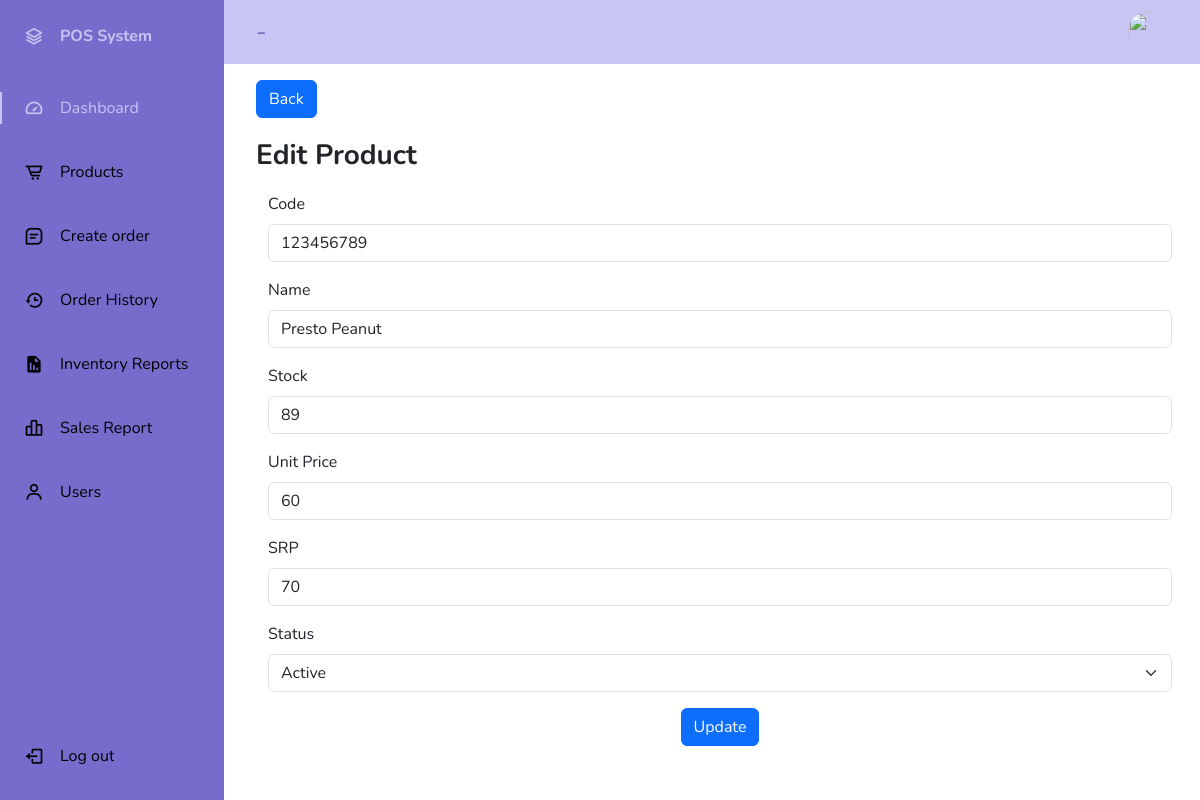
/Admin/products/editProduct.php?ID=2, run on the app's committed database.
### tables this page shows
CREATE TABLE `products` (
  `ID` int(11) NOT NULL,
  `Code` bigint(100) NOT NULL,
  `Name` varchar(100) NOT NULL,
  `Stock` int(11) NOT NULL,
  `SRP` int(11) NOT NULL,
  `MarkupPrice` int(11) NOT NULL,
  `SoldQty` int(11) NOT NULL,
  `LossQty` int(11) NOT NULL,
  `ReturnQty` int(11) NOT NULL,
  `Status` varchar(100) NOT NULL,
  `Archive` varchar(100) NOT NULL
);

### Admin/products/editProduct.php (the view, shortened to what this page needs)
<?php
include "../includes/dbconn.php";
$ID = $_GET['ID'];
$sql = "SELECT * FROM `products` WHERE `ID` = '{$ID}'";
$result = mysqli_query($conn, $sql);
$row = $result->fetch_assoc();
$Code = $row['Code'];
$Name = $row['Name'];
$Stock = $row['Stock'];
$SRP = $row['SRP'];
$MarkupPrice = $row['MarkupPrice'];
$Status = $row['Status'];
?>
<head>
    <link href="https://cdn.jsdelivr.net/npm/bootstrap@5.3.2/dist/css/bootstrap.min.css" rel="stylesheet">
    <link href="https://cdn.jsdelivr.net/npm/boxicons@latest/css/boxicons.min.css" rel="stylesheet">
    <link rel="stylesheet" href="../includes/style.css">
</head>
<body id="body-pd">
<header class="header" id="header">
        <div class="header_toggle"><?php echo $_SESSION['Name'] . ' - ' . $_SESSION['Position'] ?></div>
        <div class="header_img"> <img src="https://visualpharm.com/assets/381/Admin-595b40b65ba036ed117d3b23.svg" alt=""> </div>
    </header>
    <div class="l-navbar" id="nav-bar">
    <nav class="nav">
            <div>
                <a href="" class="nav_logo">
                    <i class='bx bx-layer nav_logo-icon'></i>
                    <span class="nav_logo-name">POS System</span>
                </a>
                <div class="nav_list">
                    <a href="../dashboard/dashboard.php" class="nav_link active">
                        <i class='bx bx-tachometer nav_icon'></i>
                        <span class="nav_name">Dashboard</span>
                    </a>
                    <a href="../products/allProducts.php" class="nav_link">
                        <i class='bx bx-cart-alt nav_icon'></i>
                        <span class="nav_name">Products</span>
                    </a>
                    <a href="../CreateOrder/createOrder.php" class="nav_link">
                        <i class='bx bx-message-square-detail nav_icon'></i>
                        <span class="nav_name">Create order</span>
                    </a>
                    <a href="../orderHistory/history.php" class="nav_link">
                        <i class='bx bx-history nav_icon'></i>
                        <span class="nav_name">Order History</span>
                    </a>
                    <a href="../Inventory Report/inventoryReport.php" class="nav_link">
                        <i class='bx bxs-report nav_icon'></i>
                        <span class="nav_name">Inventory Reports</span>
                    </a> <a href="../SalesReport/salesReport.php" class="nav_link">
                        <i class='bx bx-bar-chart-alt-2 nav_icon'></i>
                        <span class="nav_name">Sales Report</span>
                    </a>
                    <a href="/Admin/users/allUsers.php" class="nav_link">
                        <i class='bx bx-user nav_icon'></i>
                        <span class="nav_name">Users</span>
                    </a>
                </div>
            </div>
            <a href="/Admin/logout.php" class="nav_link">
                <i class='bx bx-log-out nav_icon'></i>
                <span class="nav_name">Log out</span>
            </a>
        </nav>
    </div>
    <div class="bg-body text-center">
        <div class="text-start">
        <a href="../products/allProducts.php" class="btn btn-primary my-3">Back</a>
        </div>
        <p class="text-start fw-bold fs-3">Edit Product</p>
        <div class="container">
            <div class="row justify-content-center">
                <form class="text-start" method="POST" action="sqlEditProduct.php?ID=<?php echo $row['ID']; ?>">
                    <div class="mb-3">
                        <label for="inputCode" class="form-label">Code</label>
                        <input type="number" class="form-control" id="inputCode" name="inputCode" value="<?php echo $Code; ?>" required>
                    </div>
                    <div class="mb-3">
                        <label for="inputName" class="form-label">Name</label>
                        <input type="text" class="form-control" id="inputName" name="inputName" value="<?php echo $Name; ?>" required>
                    </div>
                    <div class="mb-3">
                        <label for="inputStock" class="form-label">Stock</label>
                        <input type="number" class="form-control" id="inputStock" name="inputStock" value="<?php echo $Stock; ?>" required>
                    </div>
                    <div class="mb-3">
                        <label for="inputSRP" class="form-label">Unit Price</label>
                        <input type="number" class="form-control" id="inputSRP" name="inputSRP" value="<?php echo $SRP; ?>" required>
                    </div>
                    <div class="mb-3">
                        <label for="inputMarkupPrice" class="form-label">SRP</label>
                        <input type="number" class="form-control" id="inputMarkupPrice" name="inputMarkupPrice" value="<?php echo $MarkupPrice; ?>" required>
                    </div>
                    <div class="mb-3">
                        <label for="inputStatus" class="form-label">Status</label>
                        <select class="form-select" name="inputStatus" required>
                            <option value="Active" <?php echo ($Status == 'Active') ? 'selected' : ''; ?>>Active</option>
                        </select>
                    </div>
                    <div class="mb-3 d-flex justify-content-center">
                        <button type="submit" class="btn btn-primary">Update</button>
                    </div>
                </form>
            </div>
        </div>
    </div>
</body>
</html>

### Admin/includes/style.css (style rules this page uses)
* { overflow-x: hidden; }
body { position: relative; margin: var(--header-height) 0 0 0; padding: 0 1rem; font-family: var(--body-font); font-size: var(--normal-font-size); }
a { text-decoration: none; }
.header { width: 100%; height: var(--header-height); position: fixed; top: 0; left: 0; display: flex; align-items: center; justify-content: space-between; padding: 0 1rem; background-color: var(--white-color); z-index: var(--z-fixed); }
.header_toggle { color: var(--first-color); font-size: 1.6rem; cursor: pointer; }
.header_img { width: 35px; height: 35px; display: flex; justify-content: center; border-radius: 50%; overflow: hidden; }
.header_img img { width: 40px; }
.l-navbar { position: fixed; top: 0; left: -30%; width: var(--nav-width); height: 100vh; background-color: var(--first-color); padding: .5rem 1rem 0 0; z-index: var(--z-fixed); }
.nav { height: 100%; display: flex; flex-direction: column; justify-content: space-between; overflow: hidden; }
.nav_logo, .nav_link { display: grid; grid-template-columns: max-content max-content; align-items: center; column-gap: 1rem; padding: .5rem 0 .5rem 1.5rem; }
.nav_logo { margin-bottom: 2rem; }
.nav_logo-icon { font-size: 1.25rem; color: var(--white-color); }
.nav_logo-name { color: var(--white-color); font-weight: 700; }
.nav_link { position: relative; color: var(--first-color-light); margin-bottom: 1.5rem; }
.nav_icon { font-size: 1.25rem; }
.show { left: 0; }
.body-pd { padding-left: calc(var(--nav-width) + 1rem); }
.active { color: var(--white-color); }
.active::before { content: ''; position: absolute; left: 0; width: 2px; height: 32px; background-color: var(--white-color); }
@media screen and (min-width: 768px) { body { margin: calc(var(--header-height) + 1rem) 0 0 0; padding-left: calc(var(--nav-width) + 2rem); } }
@media screen and (min-width: 768px) { .header { height: calc(var(--header-height) + 1rem); padding: 0 2rem 0 calc(var(--nav-width) + 2rem); } }
@media screen and (min-width: 768px) { .header_img { width: 40px; height: 40px; } }
@media screen and (min-width: 768px) { .header_img img { width: 45px; } }
@media screen and (min-width: 768px) { .l-navbar { left: 0; padding: 1rem 1rem 0 0; } }
@media screen and (min-width: 768px) { .show { width: calc(var(--nav-width) + 156px); } }
@media screen and (min-width: 768px) { .body-pd { padding-left: calc(var(--nav-width) + 188px); } }

### data on the page
products: inputCode "123456789", inputName "Presto Peanut", inputStock "89", inputSRP "60", inputMarkupPrice "70", inputStatus "Active"
